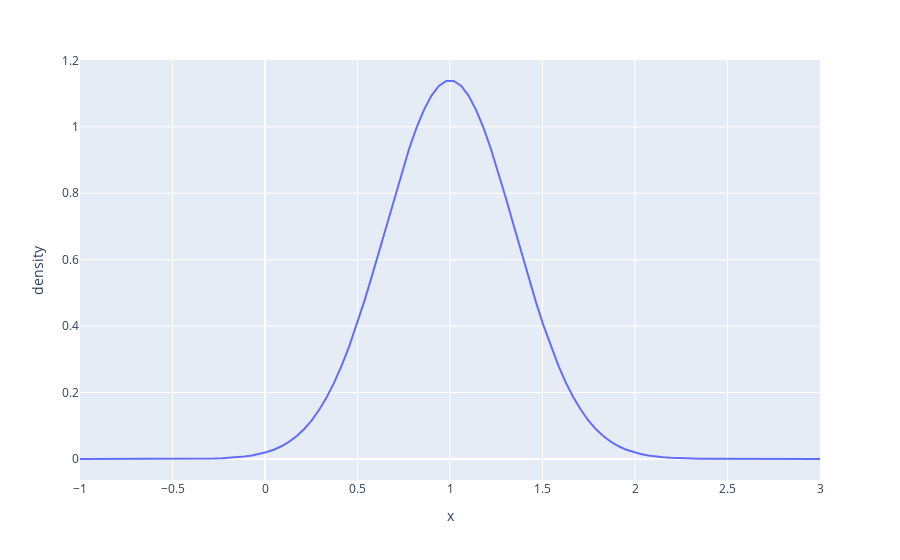

Notebook cell for this chart:
### Code cell
import numpy as np
support = np.linspace(-1,3,100)
df = pd.DataFrame({'x':support, 
                   'density':my_normal_theoretical_population.pdf(support)})
px.line(df, x='x', y='density')
